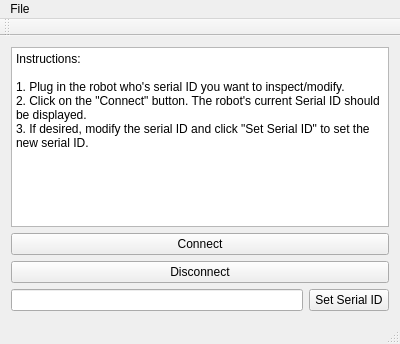
<?xml version="1.0" encoding="UTF-8"?>
<ui version="4.0">
 <class>MainWindow</class>
 <widget class="QMainWindow" name="MainWindow">
  <property name="geometry">
   <rect>
    <x>0</x>
    <y>0</y>
    <width>400</width>
    <height>344</height>
   </rect>
  </property>
  <property name="windowTitle">
   <string>MainWindow</string>
  </property>
  <widget class="QWidget" name="centralWidget">
   <layout class="QGridLayout" name="gridLayout">
    <item row="0" column="0" colspan="2">
     <widget class="QTextEdit" name="textEdit">
      <property name="html">
       <string>&lt;!DOCTYPE HTML PUBLIC &quot;-//W3C//DTD HTML 4.0//EN&quot; &quot;http://www.w3.org/TR/REC-html40/strict.dtd&quot;&gt;
&lt;html&gt;&lt;head&gt;&lt;meta name=&quot;qrichtext&quot; content=&quot;1&quot; /&gt;&lt;style type=&quot;text/css&quot;&gt;
p, li { white-space: pre-wrap; }
&lt;/style&gt;&lt;/head&gt;&lt;body style=&quot; font-family:'Sans Serif'; font-size:9pt; font-weight:400; font-style:normal;&quot;&gt;
&lt;p style=&quot; margin-top:0px; margin-bottom:0px; margin-left:0px; margin-right:0px; -qt-block-indent:0; text-indent:0px;&quot;&gt;Instructions:&lt;/p&gt;
&lt;p style=&quot;-qt-paragraph-type:empty; margin-top:0px; margin-bottom:0px; margin-left:0px; margin-right:0px; -qt-block-indent:0; text-indent:0px;&quot;&gt;&lt;br /&gt;&lt;/p&gt;
&lt;p style=&quot; margin-top:0px; margin-bottom:0px; margin-left:0px; margin-right:0px; -qt-block-indent:0; text-indent:0px;&quot;&gt;1. Plug in the robot who's serial ID you want to inspect/modify.&lt;/p&gt;
&lt;p style=&quot; margin-top:0px; margin-bottom:0px; margin-left:0px; margin-right:0px; -qt-block-indent:0; text-indent:0px;&quot;&gt;2. Click on the &amp;quot;Connect&amp;quot; button. The robot's current Serial ID should be displayed.&lt;/p&gt;
&lt;p style=&quot; margin-top:0px; margin-bottom:0px; margin-left:0px; margin-right:0px; -qt-block-indent:0; text-indent:0px;&quot;&gt;3. If desired, modify the serial ID and click &amp;quot;Set Serial ID&amp;quot; to set the new serial ID.&lt;/p&gt;&lt;/body&gt;&lt;/html&gt;</string>
      </property>
     </widget>
    </item>
    <item row="1" column="0" colspan="2">
     <widget class="QPushButton" name="pushButton_connect">
      <property name="text">
       <string>Connect</string>
      </property>
     </widget>
    </item>
    <item row="2" column="0" colspan="2">
     <widget class="QPushButton" name="pushButton_disconnect">
      <property name="text">
       <string>Disconnect</string>
      </property>
     </widget>
    </item>
    <item row="3" column="0">
     <widget class="QLineEdit" name="lineEdit"/>
    </item>
    <item row="3" column="1">
     <widget class="QPushButton" name="pushButton_setID">
      <property name="text">
       <string>Set Serial ID</string>
      </property>
     </widget>
    </item>
   </layout>
  </widget>
  <widget class="QMenuBar" name="menuBar">
   <property name="geometry">
    <rect>
     <x>0</x>
     <y>0</y>
     <width>400</width>
     <height>20</height>
    </rect>
   </property>
   <widget class="QMenu" name="menuFile">
    <property name="title">
     <string>File</string>
    </property>
    <addaction name="actionQuit"/>
   </widget>
   <addaction name="menuFile"/>
  </widget>
  <widget class="QToolBar" name="mainToolBar">
   <attribute name="toolBarArea">
    <enum>TopToolBarArea</enum>
   </attribute>
   <attribute name="toolBarBreak">
    <bool>false</bool>
   </attribute>
  </widget>
  <widget class="QStatusBar" name="statusBar"/>
  <action name="actionQuit">
   <property name="text">
    <string>Quit</string>
   </property>
  </action>
 </widget>
 <layoutdefault spacing="6" margin="11"/>
 <resources/>
 <connections>
  <connection>
   <sender>actionQuit</sender>
   <signal>triggered()</signal>
   <receiver>MainWindow</receiver>
   <slot>close()</slot>
   <hints>
    <hint type="sourcelabel">
     <x>-1</x>
     <y>-1</y>
    </hint>
    <hint type="destinationlabel">
     <x>199</x>
     <y>149</y>
    </hint>
   </hints>
  </connection>
 </connections>
</ui>
